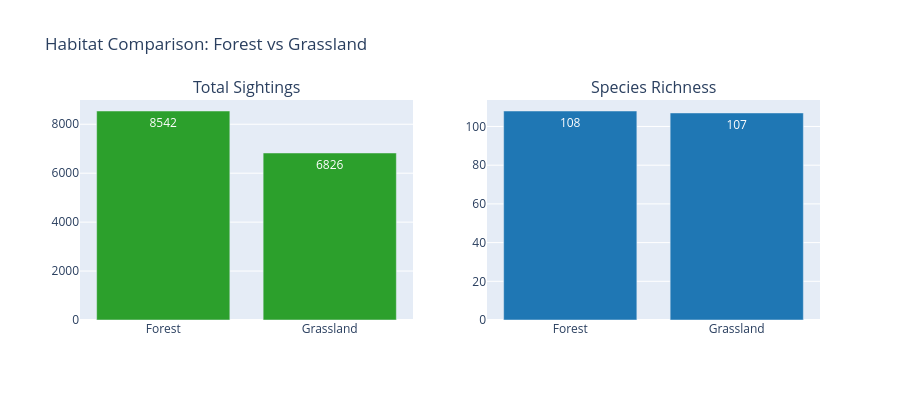
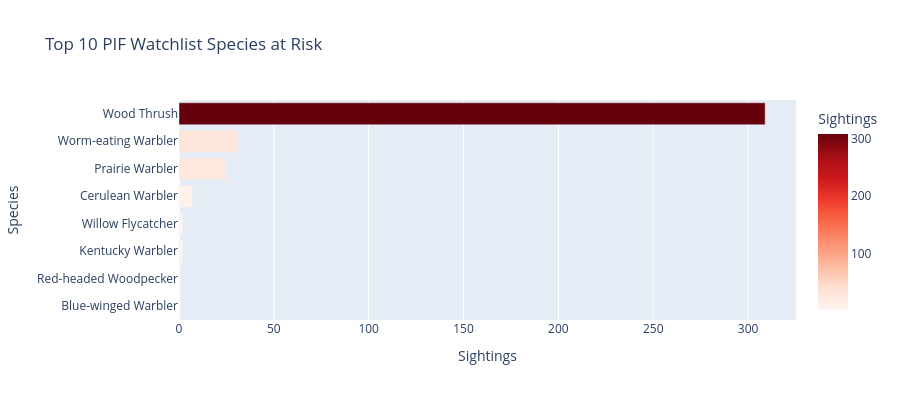
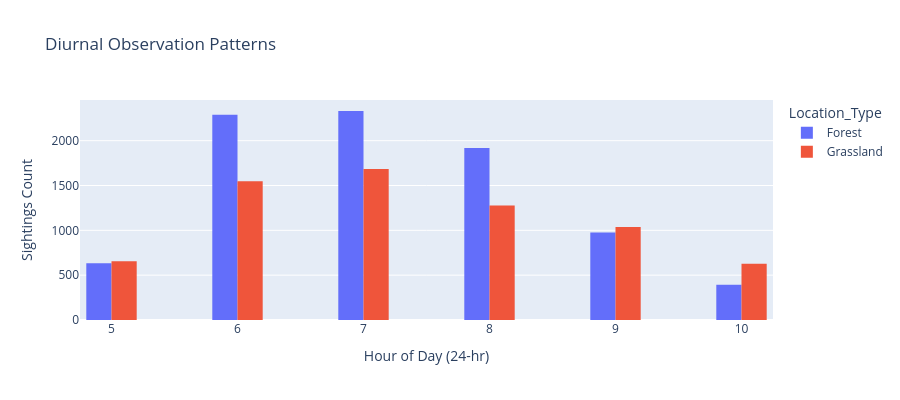

Notebook code cell kept with these figures, in order:
### Code cell
import os
import pandas as pd
import plotly.express as px
from plotly.subplots import make_subplots
import plotly.graph_objects as go
from sqlalchemy import create_engine

# 1. Connect to SQLite
db_path = os.path.join("..", "data", "bird_monitoring.db")
engine = create_engine(f"sqlite:///{db_path}")
df = pd.read_sql("SELECT * FROM bird_observations", con=engine)
df['Date'] = pd.to_datetime(df['Date'])

# 2. Extract Observation Hour
df['Observation_Hour'] = df['Start_Time'].astype(str).str.extract(r'(\d{1,2}):')[0].astype(float)

# 3. Habitat Comparison Figure
hab = df.groupby('Location_Type').agg(
    Total_Sightings=('Common_Name', 'count'),
    Unique_Species=('Scientific_Name', 'nunique')
).reset_index()

fig1 = make_subplots(rows=1, cols=2, subplot_titles=("Total Sightings", "Species Richness"))
fig1.add_trace(go.Bar(x=hab['Location_Type'], y=hab['Total_Sightings'], text=hab['Total_Sightings'], textposition='auto', marker_color='#2ca02c'), row=1, col=1)
fig1.add_trace(go.Bar(x=hab['Location_Type'], y=hab['Unique_Species'], text=hab['Unique_Species'], textposition='auto', marker_color='#1f77b4'), row=1, col=2)
fig1.update_layout(title_text="Habitat Comparison: Forest vs Grassland", showlegend=False, height=400)
fig1.show()

# 4. Conservation Watchlist Figure
watch = df[df['PIF_Watchlist_Status'].isin([True, 1, 'True', 'TRUE'])]['Common_Name'].value_counts().head(10).reset_index()
watch.columns = ['Species', 'Sightings']
fig2 = px.bar(watch, x='Sightings', y='Species', orientation='h', color='Sightings',
              title="Top 10 PIF Watchlist Species at Risk", color_continuous_scale='Reds')
fig2.update_layout(yaxis={'categoryorder': 'total ascending'}, height=400)
fig2.show()

# 5. Diurnal Activity Patterns Figure
fig3 = px.histogram(df.dropna(subset=['Observation_Hour']), x='Observation_Hour', color='Location_Type',
                    barmode='group', nbins=14, title="Diurnal Observation Patterns")
fig3.update_layout(xaxis_title="Hour of Day (24-hr)", yaxis_title="Sightings Count", height=400)
fig3.show()

### Figure 1 — Plotly figure (JSON) as saved in the notebook; plotly's stock layout.template omitted (floating-point values rounded to 4 significant figures)
{"data": [{"marker": {"color": "#2ca02c"}, "text": [8542.0, 6826.0], "textposition": "auto", "type": "bar", "x": ["Forest", "Grassland"], "xaxis": "x", "y": [8542, 6826], "yaxis": "y"}, {"marker": {"color": "#1f77b4"}, "text": [108.0, 107.0], "textposition": "auto", "type": "bar", "x": ["Forest", "Grassland"], "xaxis": "x2", "y": [108, 107], "yaxis": "y2"}], "layout": {"annotations": [{"font": {"size": 16}, "showarrow": false, "text": "Total Sightings", "x": 0.225, "xanchor": "center", "xref": "paper", "y": 1, "yanchor": "bottom", "yref": "paper"}, {"font": {"size": 16}, "showarrow": false, "text": "Species Richness", "x": 0.775, "xanchor": "center", "xref": "paper", "y": 1, "yanchor": "bottom", "yref": "paper"}], "height": 400, "showlegend": false, "title": {"text": "Habitat Comparison: Forest vs Grassland"}, "xaxis": {"anchor": "y", "domain": [0, 0.45]}, "xaxis2": {"anchor": "y2", "domain": [0.55, 1]}, "yaxis": {"anchor": "x", "domain": [0, 1]}, "yaxis2": {"anchor": "x2", "domain": [0, 1]}}}

### Figure 2 — Plotly figure (JSON) as saved in the notebook; plotly's stock layout.template omitted (floating-point values rounded to 4 significant figures)
{"data": [{"hovertemplate": "Sightings=%{marker.color}<br>Species=%{y}<extra></extra>", "legendgroup": "", "marker": {"color": [309, 31, 25, 7, 2, 2, 1, 1], "coloraxis": "coloraxis", "pattern": {"shape": ""}}, "name": "", "orientation": "h", "showlegend": false, "textposition": "auto", "type": "bar", "x": [309, 31, 25, 7, 2, 2, 1, 1], "xaxis": "x", "y": ["Wood Thrush", "Worm-eating Warbler", "Prairie Warbler", "Cerulean Warbler", "Kentucky Warbler", "Willow Flycatcher", "Blue-winged Warbler", "Red-headed Woodpecker"], "yaxis": "y"}], "layout": {"barmode": "relative", "coloraxis": {"autocolorscale": false, "colorbar": {"title": {"text": "Sightings"}}, "colorscale": [[0, "rgb(255,245,240)"], [0.125, "rgb(254,224,210)"], [0.25, "rgb(252,187,161)"], [0.375, "rgb(252,146,114)"], [0.5, "rgb(251,106,74)"], [0.625, "rgb(239,59,44)"], [0.75, "rgb(203,24,29)"], [0.875, "rgb(165,15,21)"], [1, "rgb(103,0,13)"]]}, "height": 400, "legend": {"tracegroupgap": 0}, "title": {"text": "Top 10 PIF Watchlist Species at Risk"}, "xaxis": {"anchor": "y", "domain": [0, 1], "title": {"text": "Sightings"}}, "yaxis": {"anchor": "x", "categoryorder": "total ascending", "domain": [0, 1], "title": {"text": "Species"}}}}

### Figure 3 — Plotly figure (JSON) as saved in the notebook; plotly's stock layout.template omitted (floating-point values rounded to 4 significant figures; data arrays with more than 128 entries replaced by an {"elided": "..."} marker saying what was removed)
{"data": [{"alignmentgroup": "True", "bingroup": "x", "hovertemplate": "Location_Type=Forest<br>Observation_Hour=%{x}<br>count=%{y}<extra></extra>", "legendgroup": "Forest", "marker": {"color": "#636efa", "pattern": {"shape": ""}}, "name": "Forest", "nbinsx": 14, "offsetgroup": "Forest", "orientation": "v", "showlegend": true, "type": "histogram", "x": {"elided": "8542 float values"}, "xaxis": "x", "yaxis": "y"}, {"alignmentgroup": "True", "bingroup": "x", "hovertemplate": "Location_Type=Grassland<br>Observation_Hour=%{x}<br>count=%{y}<extra></extra>", "legendgroup": "Grassland", "marker": {"color": "#EF553B", "pattern": {"shape": ""}}, "name": "Grassland", "nbinsx": 14, "offsetgroup": "Grassland", "orientation": "v", "showlegend": true, "type": "histogram", "x": {"elided": "6826 float values"}, "xaxis": "x", "yaxis": "y"}], "layout": {"barmode": "group", "height": 400, "legend": {"title": {"text": "Location_Type"}, "tracegroupgap": 0}, "title": {"text": "Diurnal Observation Patterns"}, "xaxis": {"anchor": "y", "domain": [0, 1], "title": {"text": "Hour of Day (24-hr)"}}, "yaxis": {"anchor": "x", "domain": [0, 1], "title": {"text": "Sightings Count"}}}}
